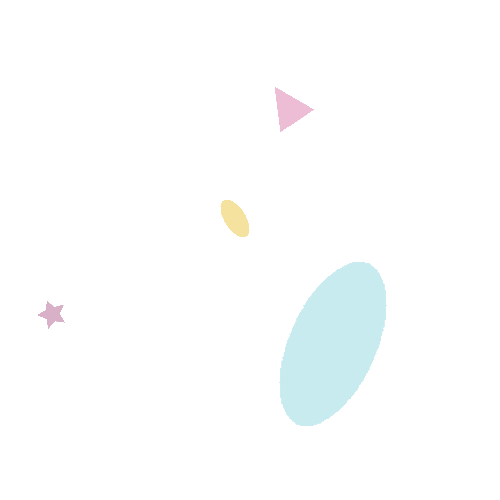
#> input picture data/generated_images/medium/medium_image_01059.png, 500 x 500 px
$ python -i generate_combined_images.py   (imports and definitions only)
#> lines starting #> are read from the running program, lines starting #| are printed output that depends on the picture; after the words box and inside, x2 and y2 are one past the last pixel; in counts of white or black regions, pixels touching at a corner belong together
#> further down, picture is the input picture: shape (500, 500, 3); mean B, G, R 253.7, 253.6, 252.2
import os
import cv2
import numpy as np
import random
import json
from pathlib import Path
from config import *

class ShapeInfo:
    """Store information about a shape in the combined image"""
    # [30 lines left out: functions __init__, load_shape_image, not called in this run]

def extract_shape_from_image(shape_img):
    """Extract the shape from white background and return shape data"""
    # Convert to grayscale to find the shape
    gray = cv2.cvtColor(shape_img, cv2.COLOR_BGR2GRAY)
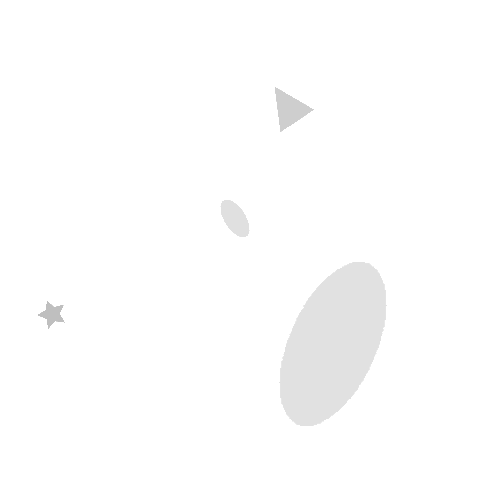
#> gray: shape (500, 500); min 191, max 255, mean 253.2

    # Find contours (shape should be non-white pixels)
    mask = gray < 240  # Non-white pixels
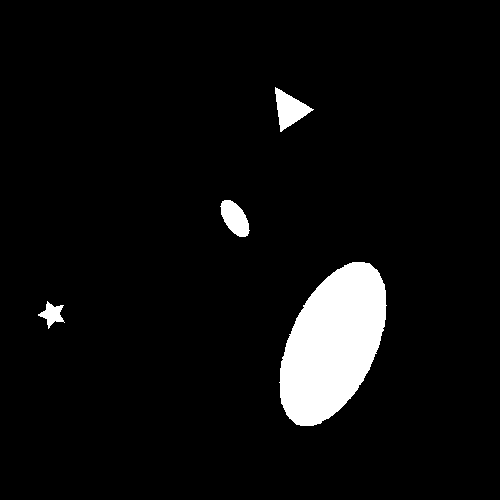
#> mask: shape (500, 500) bool; 5.6% white; 4 white regions
    contours, _ = cv2.findContours(mask.astype(np.uint8), cv2.RETR_EXTERNAL, cv2.CHAIN_APPROX_SIMPLE)
#> contours = 4 contours; box (x1, y1, x2, y2) and area: (279, 262, 387, 426) 11824, (275, 87, 314, 132) 784, (220, 200, 250, 237) 660, (38, 301, 65, 329) 296

    if not contours:
        return None, None, None, None

    # Get the largest contour (should be our shape)
    largest_contour = max(contours, key=cv2.contourArea)
#> largest_contour = contour of 184 points, box (x1, y1, x2, y2) (279, 262, 387, 426), area 11824

    # Get bounding rectangle
    x, y, w, h = cv2.boundingRect(largest_contour)
#> x = 279; y = 262; w = 108; h = 164

    # Extract the shape region with some padding
    padding = 5
    x1 = max(0, x - padding)
#> x1 = 274
    y1 = max(0, y - padding)
#> y1 = 257
    x2 = min(shape_img.shape[1], x + w + padding)
#> x2 = 392
    y2 = min(shape_img.shape[0], y + h + padding)
#> y2 = 431

    shape_region = shape_img[y1:y2, x1:x2]
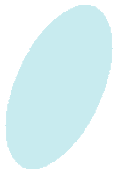
#> shape_region: shape (174, 118, 3); mean B, G, R 245.7, 243.3, 222.9
    shape_mask = mask[y1:y2, x1:x2]
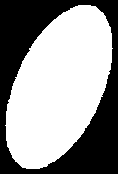
#> shape_mask: shape (174, 118) bool; 58.5% white; 1 black region, box (x1, y1, x2, y2) and area: (0, 0, 118, 174) 8513

    # Get the dominant color of the shape
    shape_pixels = shape_region[shape_mask]
    if len(shape_pixels) > 0:
        dominant_color = np.median(shape_pixels, axis=0).astype(int)
#> dominant_color = [239, 235, 200]
    else:
        dominant_color = [128, 128, 128]  # Gray fallback

    return shape_region, shape_mask, tuple(dominant_color), max(w, h)

# [286 lines left out: functions get_color_name, resize_shape, check_overlap, place_shape_on_canvas, generate_combined_image, save_metadata and 2 more, not called in this run]

# [2 lines not run here, left out]

>>> import cv2
>>> picture = cv2.imread('../data/generated_images/medium/medium_image_01059.png')
>>> result = extract_shape_from_image(picture)

$ run again, on data/generated_images/medium/medium_image_03043.png
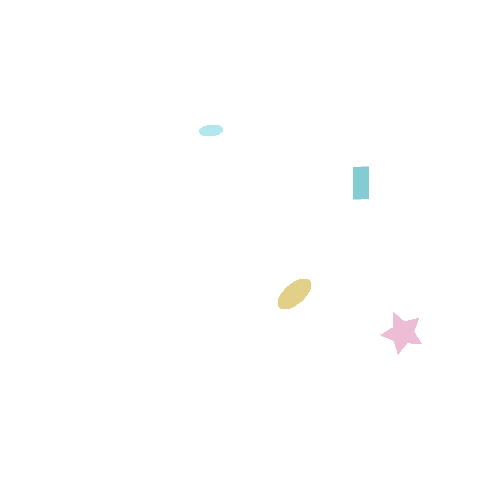
#> input picture data/generated_images/medium/medium_image_03043.png, 500 x 500 px
#> picture is the input picture: shape (500, 500, 3); mean B, G, R 254.4, 254.5, 254.5
#> in extract_shape_from_image, `mask = gray < 240`:
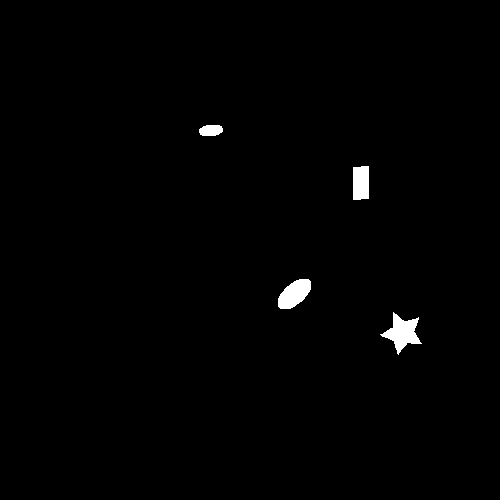
#> mask: shape (500, 500) bool; 0.88% white; 4 white regions
#> contours = 4 contours; box (x1, y1, x2, y2) and area: (380, 312, 422, 355) 720, (278, 279, 311, 309) 619, (353, 166, 369, 200) 480, (199, 125, 223, 136) 196
#> largest_contour = contour of 69 points, box (x1, y1, x2, y2) (380, 312, 422, 355), area 720
#> x = 380; y = 312; w = 42; h = 43
#> x1 = 375
#> y1 = 307
#> x2 = 427
#> y2 = 360
#> in extract_shape_from_image, `shape_mask = mask[y1:y2, x1:x2]`:
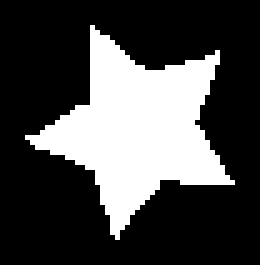
#> shape_mask: shape (53, 52) bool (shown 5 times larger); 28.6% white; 1 white region, box (x1, y1, x2, y2) and area: (5, 5, 47, 48) 787
#> shape_pixels = 787 rows, first 8: [214, 190, 237], [213, 189, 237], [213, 189, 237], [213, 189, 237], [213, 189, 237], [213, 189, 237], [226, 210, 243], [213, 189, 237]
#> dominant_color = [213, 189, 237]

$ run again, on data/generated_images/medium/medium_image_03728.png
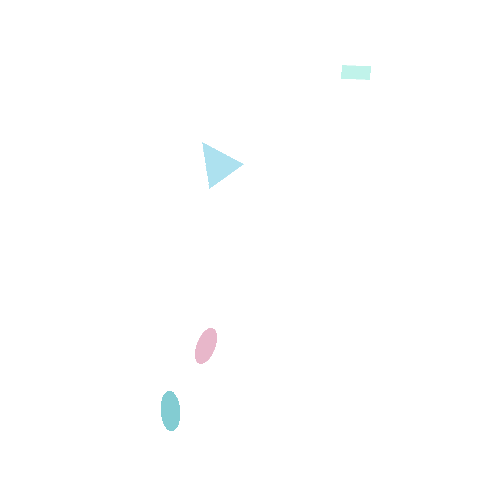
#> input picture data/generated_images/medium/medium_image_03728.png, 500 x 500 px
#> picture is the input picture: shape (500, 500, 3); mean B, G, R 254.7, 254.6, 254.2
#> in extract_shape_from_image, `mask = gray < 240`:
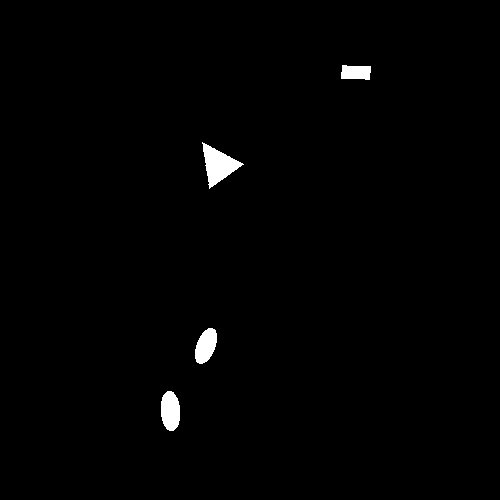
#> mask: shape (500, 500) bool; 0.99% white; 4 white regions
#> contours = 4 contours; box (x1, y1, x2, y2) and area: (202, 142, 244, 189) 844, (161, 391, 180, 431) 573, (195, 328, 217, 364) 519, (341, 65, 371, 80) 346
#> largest_contour = contour of 76 points, box (x1, y1, x2, y2) (202, 142, 244, 189), area 844
#> x = 202; y = 142; w = 42; h = 47
#> x1 = 197
#> y1 = 137
#> x2 = 249
#> y2 = 194
#> in extract_shape_from_image, `shape_mask = mask[y1:y2, x1:x2]`:
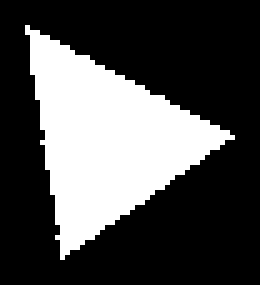
#> shape_mask: shape (57, 52) bool (shown 5 times larger); 30.5% white; 1 white region, box (x1, y1, x2, y2) and area: (5, 5, 47, 52) 905
#> shape_pixels = 905 rows, first 8: [243, 232, 193], [239, 225, 173], [239, 225, 173], [242, 231, 189], [239, 225, 173], [239, 225, 173], [239, 225, 173], [239, 225, 173]
#> dominant_color = [239, 225, 173]

$ run again, on data/generated_images/medium/medium_image_04847.png
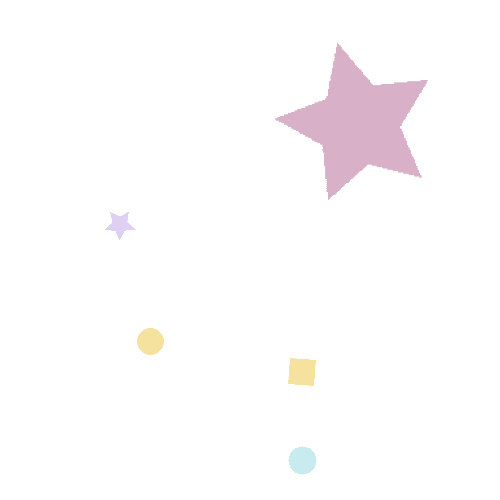
#> input picture data/generated_images/medium/medium_image_04847.png, 500 x 500 px
#> picture is the input picture: shape (500, 500, 3); mean B, G, R 252.2, 251.5, 253.2
#> in extract_shape_from_image, `mask = gray < 240`:
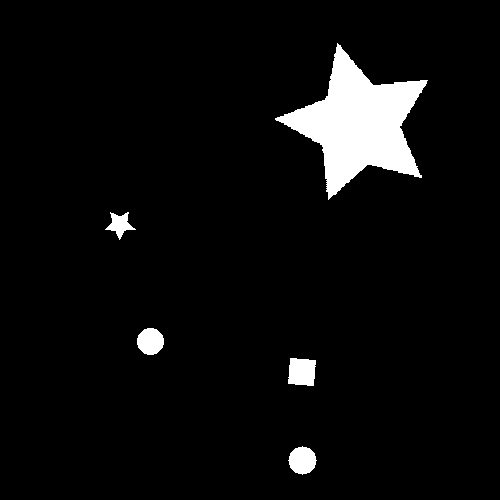
#> mask: shape (500, 500) bool; 5% white; 5 white regions
#> contours = 5 contours; box (x1, y1, x2, y2) and area: (275, 43, 428, 200) 9960, (288, 358, 316, 386) 627, (288, 446, 317, 475) 566, (137, 328, 164, 355) 532, (105, 212, 136, 240) 328
#> largest_contour = contour of 276 points, box (x1, y1, x2, y2) (275, 43, 428, 200), area 9960
#> x = 275; y = 43; w = 153; h = 157
#> x1 = 270
#> y1 = 38
#> x2 = 433
#> y2 = 205
#> in extract_shape_from_image, `shape_mask = mask[y1:y2, x1:x2]`:
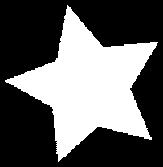
#> shape_mask: shape (167, 163) bool; 37.6% white; 1 white region, box (x1, y1, x2, y2) and area: (5, 5, 158, 162) 10222
#> dominant_color = [200, 176, 216]
